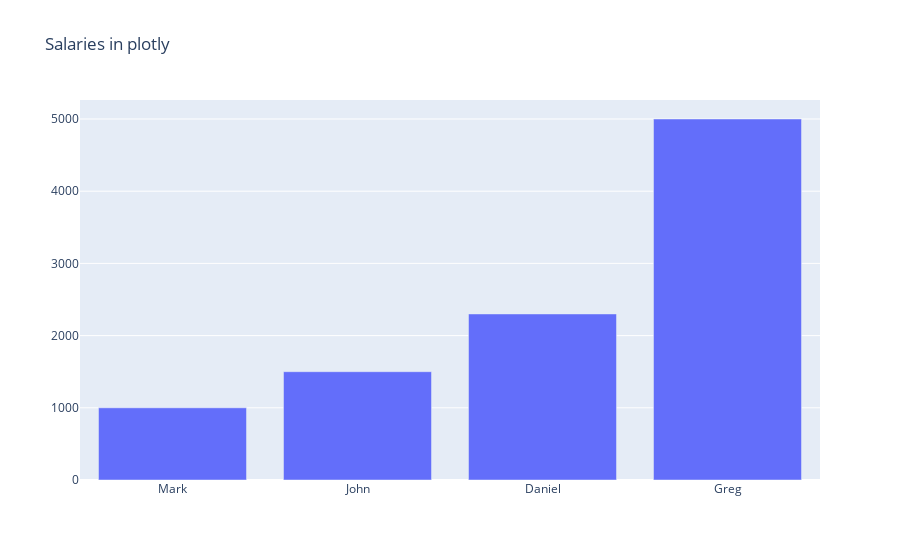

Notebook code for this chart:
### Code cell
employees = ['Mark', 'John', 'Daniel', 'Greg']
salaries = [1000, 1500, 2300, 5000]
data = [go.Bar(
   x = employees,
   y = salaries
)]
layout = {
	'title': 'Salaries in plotly'
}
fig = go.Figure(data, layout)
fig.show()

### Figure 1 — Plotly figure (JSON) as saved in the notebook; plotly's stock layout.template omitted (floating-point values rounded to 4 significant figures)
{"data": [{"type": "bar", "x": ["Mark", "John", "Daniel", "Greg"], "y": [1000, 1500, 2300, 5000]}], "layout": {"autosize": true, "title": {"text": "Salaries in plotly"}, "xaxis": {"autorange": true, "range": [-0.5, 3.5], "type": "category"}, "yaxis": {"autorange": true, "range": [0, 5263.0], "type": "linear"}}}
